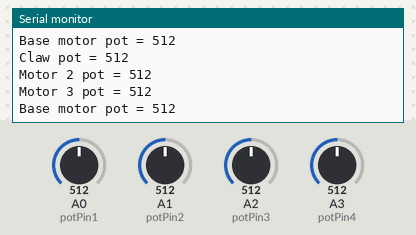
Recording of a sketch running on a simulated Arduino Uno, built with avr-gcc and run on an emulated ATmega328P. Parts: the last lines printed to the serial monitor. The test bench sets the inputs (shaded band); at power-on: A0 (potPin1) = 512, A1 (potPin2) = 512, A2 (potPin3) = 512, A3 (potPin4) = 512.

Above: at 5.8 s.
5.9 s: A0 (potPin1) set to 716
11.9 s: A1 (potPin2) set to 716
At 15.8 s:
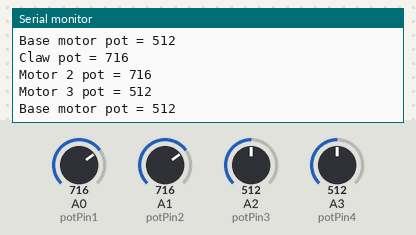
17.9 s: A2 (potPin3) set to 716
At 21.2 s:
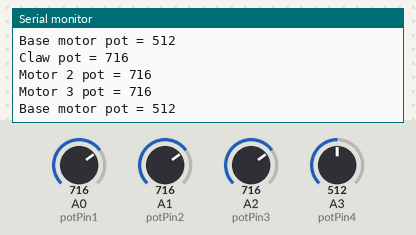
23.9 s: A3 (potPin4) set to 716
At 25.5 s:
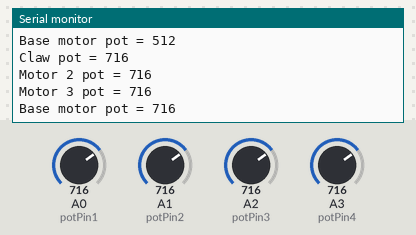
29.9 s: A0 (potPin1) set to 992
35.9 s: A1 (potPin2) set to 992
At 40.6 s:
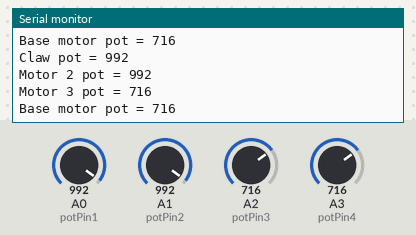
Timing chart, 0 to 42.1 s (numbered marks = the images above; inputs shaded):
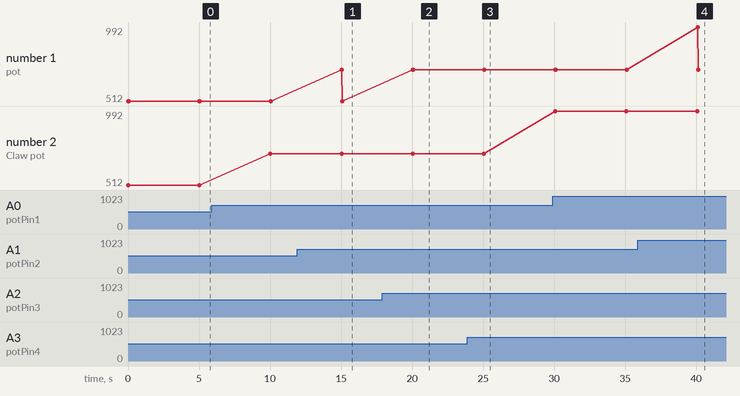

Measured:
- after the input at 11.9 s, the serial monitor: prints a new line after 3.2 s (image 1)
- after the input at 17.9 s, the serial monitor: prints a new line after 2.2 s (image 2)
- after the input at 23.9 s, the serial monitor: prints a new line after 1.2 s (image 3)
- after the input at 35.9 s, the serial monitor: prints a new line after 4.2 s (image 4)
- plotted number 2: 512 → 716 after the input at 5.9 s, 716 → 992 after the input at 29.9 s

The sketch:

pot_test_sketch.ino
```cpp
//this sketch reads and displays values of POTs for testing and
//calibration purposes

int potPin1 = 0;
int potPin2 = 1;
int potPin3 = 2;
int potPin4 = 3;

int val1 = 0;
int val2 = 0;
int val3 = 0;
int val4 = 0;

void setup()
{
  Serial.begin(9600);
}

void loop()
{
  val1 = analogRead(potPin1);
  Serial.print("Claw pot = ");
  Serial.println(val1);
  val2 = analogRead(potPin2);
  Serial.print("Motor 2 pot = ");
  Serial.println(val2);
  val3 = analogRead(potPin3);
  Serial.print("Motor 3 pot = ");
  Serial.println(val3);
  val4 = analogRead(potPin4);
  Serial.print("Base motor pot = ");
  Serial.println(val4);
  delay(5000);
}
```
